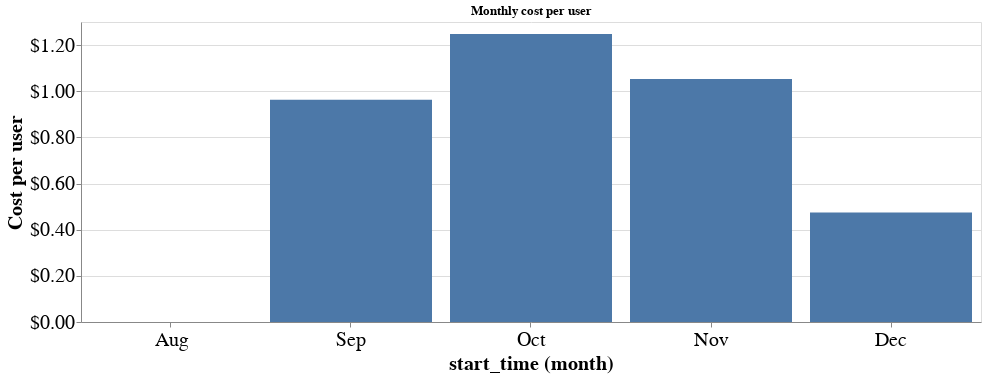

Notebook source saved alongside this figure:
### Markdown cell above
We can also figure out how much they cost per month.

### Code cell
monthly = cost.copy().set_index('start_time').resample('M').sum()
monthly['cost_per_user'] = monthly['cost'] / user_starts_count.count()['start']
monthly = monthly.reset_index()

alt.Chart(monthly, width=900, title='Monthly cost per user').mark_bar().encode(
    x='month(start_time):O',
    y=alt.Y('cost_per_user', axis=alt.Axis(format="$.2f"), title="Cost per user")
)

### Figure 1 — Vega-Lite specification as saved in the notebook (floating-point values rounded to 4 significant figures)
{"$schema": "https://vega.github.io/schema/vega-lite/v2.6.0.json", "config": {"axis": {"labelFontSize": 20, "titleFontSize": 20}}, "data": {"name": "data-c2dad245f05cd5a2a7d7bf72b1de7e0d"}, "datasets": {"data-c2dad245f05cd5a2a7d7bf72b1de7e0d": [{"cost": 0, "cost_per_user": 0, "start_time": "2018-08-31T00:00:00-07:00"}, {"cost": 4672.0, "cost_per_user": 0.9633, "start_time": "2018-09-30T00:00:00-07:00"}, {"cost": 6053.0, "cost_per_user": 1.248, "start_time": "2018-10-31T00:00:00-07:00"}, {"cost": 5108.0, "cost_per_user": 1.053, "start_time": "2018-11-30T00:00:00-08:00"}, {"cost": 2301.0, "cost_per_user": 0.4743, "start_time": "2018-12-31T00:00:00-08:00"}]}, "encoding": {"x": {"field": "start_time", "timeUnit": "month", "type": "ordinal"}, "y": {"axis": {"format": "$.2f"}, "field": "cost_per_user", "title": "Cost per user", "type": "quantitative"}}, "mark": "bar", "title": "Monthly cost per user", "width": 900}
